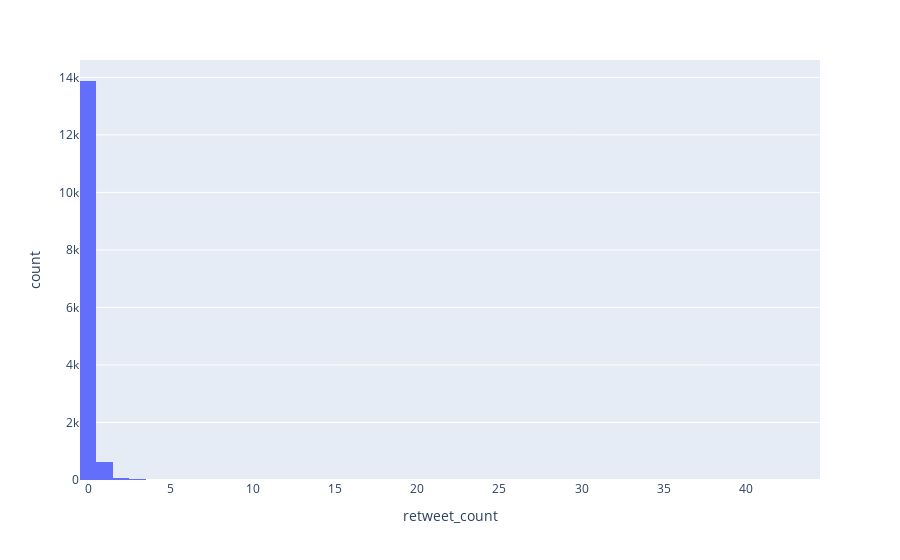

Notebook code for this chart:
### Code cell
# Retweets are very 0 inflated
px.histogram(data_frame=tweets,
    x="retweet_count")

### Figure 1 — Plotly figure (JSON) as saved in the notebook; plotly's stock layout.template omitted (floating-point values rounded to 4 significant figures; data arrays with more than 128 entries replaced by an {"elided": "..."} marker saying what was removed)
{"data": [{"alignmentgroup": "True", "bingroup": "x", "hovertemplate": "retweet_count=%{x}<br>count=%{y}<extra></extra>", "legendgroup": "", "marker": {"color": "#636efa", "pattern": {"shape": ""}}, "name": "", "offsetgroup": "", "orientation": "v", "showlegend": false, "type": "histogram", "x": {"elided": "14640 int values"}, "xaxis": "x", "yaxis": "y"}], "layout": {"barmode": "relative", "legend": {"tracegroupgap": 0}, "margin": {"t": 60}, "xaxis": {"anchor": "y", "domain": [0, 1], "title": {"text": "retweet_count"}}, "yaxis": {"anchor": "x", "domain": [0, 1], "title": {"text": "count"}}}}
